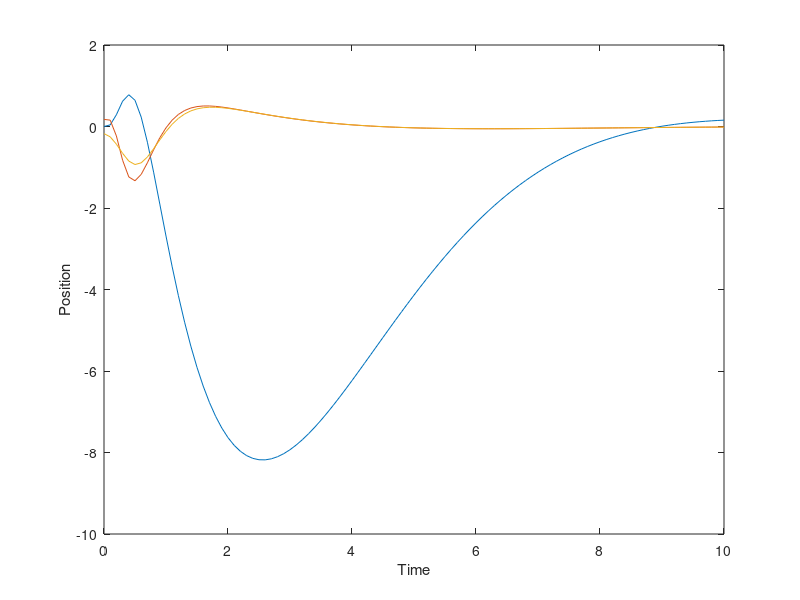

The MATLAB source for this figure: (Note: this script raises an error after producing the figure.)
clc; clear; close all;

%% Plant Parameters
m0 = 1.5; % Mass of cart
m1 = .5; % Mass of first linkage
m2 = .75; % Mass of second linkage

l1 = .5; % Length of linkage 1
l2 = .75; % Length of linkage 2

%% Linearized Plant

g = 9.8;

M_0 = [...
    m0+m1+m2 (m1/2+m2)*l1 m2*l2/2;
    (m1/2+m2)*l1 (m1/3+m2)*l1^2 m2*l1*l2/2;
    m2*l2/2 m2*l1*l2/2 (m2*l2^2)/3;
    ];

pG_0 = [...
    0 0 0;
    0 -((.5*m1)+m2)*l1*g 0;
    0 0 -.5*m2*l2*g;
    ];

H = [1 0 0]';

A = [...
    zeros(3) eye(3);
    -inv(M_0)*pG_0 zeros(3);
    ];

B = [...
    zeros(3,1);
    inv(M_0)*H;
    ];

C = eye(6);

%% LQG

Q = eye(6);

R = 1;

% Weight matricies for noise
W1 = eye(6);
W2 = eye(6)*2;

v1 = awgn(zeros(6), 1);
v2 = awgn(zeros(6), 1);

[~, K] = lqr(A, B, Q, R);
F = inv(R)*B'*K;

S = lqr(A', C', W1, W2);

A_n = [...
    A    -B*F;
    S*C  A-B*F-S*C;
    ];

B_n = [...
    v1;
    S*v2;
    ];

C_n = eye(12);

ic = [0; deg2rad(10); deg2rad(-10); 0; 0; 0; zeros(6,1)];

t = 0:.1:10;
lqgSys = ss(A_n, B_n, C_n, zeros(12,6));
kalResponse = initial(lqgSys, ic, t);

figure
plot(t, real(kalResponse(:,1)))
hold on
plot(t, real(kalResponse(:,2)))
plot(t, real(kalResponse(:,3)))
xlabel('Time');
ylabel('Position');

%% Plot
cartPlot(kalResponse, m0, m1, m2, l1, l2, true);
